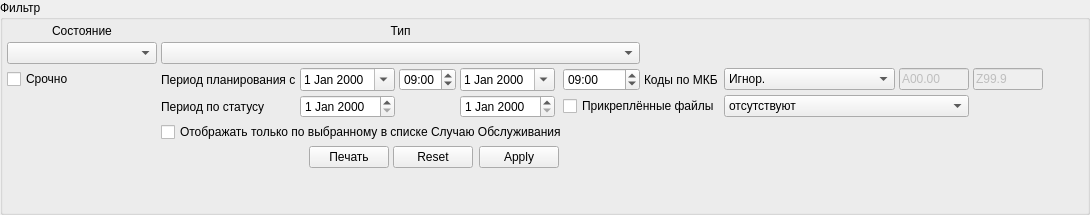
                 <widget class="QGroupBox" name="grbActionFilter">
                  <property name="title">
                   <string>Фильтр</string>
                  </property>
                  <layout class="QGridLayout" name="gridLayout_19">
                   <property name="margin">
                    <number>4</number>
                   </property>
                   <property name="spacing">
                    <number>4</number>
                   </property>
                   <item row="0" column="0">
                    <widget class="QLabel" name="lblFilterActionStatus">
                     <property name="minimumSize">
                      <size>
                       <width>150</width>
                       <height>0</height>
                      </size>
                     </property>
                     <property name="text">
                      <string>Состояние</string>
                     </property>
                     <property name="alignment">
                      <set>Qt::AlignCenter</set>
                     </property>
                    </widget>
                   </item>
                   <item row="0" column="1" colspan="6">
                    <widget class="QLabel" name="lblFilterActionType">
                     <property name="text">
                      <string>Тип</string>
                     </property>
                     <property name="alignment">
                      <set>Qt::AlignCenter</set>
                     </property>
                    </widget>
                   </item>
                   <item row="1" column="0">
                    <widget class="CActionStatusComboBox" name="cmbFilterActionStatus">
                     <property name="enabled">
                      <bool>true</bool>
                     </property>
                     <property name="sizePolicy">
                      <sizepolicy hsizetype="Preferred" vsizetype="Fixed">
                       <horstretch>0</horstretch>
                       <verstretch>0</verstretch>
                      </sizepolicy>
                     </property>
                     <property name="minimumSize">
                      <size>
                       <width>150</width>
                       <height>0</height>
                      </size>
                     </property>
                     <property name="maximumSize">
                      <size>
                       <width>150</width>
                       <height>16777215</height>
                      </size>
                     </property>
                    </widget>
                   </item>
                   <item row="3" column="0">
                    <widget class="QCheckBox" name="chkFilterIsUrgent">
                     <property name="text">
                      <string>Срочно</string>
                     </property>
                    </widget>
                   </item>
                   <item row="3" column="1">
                    <widget class="QLabel" name="label_4">
                     <property name="text">
                      <string>Период планирования с</string>
                     </property>
                    </widget>
                   </item>
                   <item row="3" column="2">
                    <widget class="CDateEdit" name="edtFilterBegDatePlan">
                     <property name="calendarPopup">
                      <bool>true</bool>
                     </property>
                    </widget>
                   </item>
                   <item row="3" column="3">
                    <widget class="QLabel" name="label_6">
                     <property name="text">
                      <string>по</string>
                     </property>
                    </widget>
                   </item>
                   <item row="3" column="4">
                    <widget class="CDateEdit" name="edtFilterEndDatePlan">
                     <property name="calendarPopup">
                      <bool>true</bool>
                     </property>
                    </widget>
                   </item>
                   <item row="7" column="1">
                    <spacer name="verticalSpacer">
                     <property name="orientation">
                      <enum>Qt::Vertical</enum>
                     </property>
                     <property name="sizeHint" stdset="0">
                      <size>
                       <width>20</width>
                       <height>40</height>
                      </size>
                     </property>
                    </spacer>
                   </item>
                   <item row="4" column="2">
                    <widget class="CDateEdit" name="edtFilterBegDateByStatus"/>
                   </item>
                   <item row="4" column="4">
                    <widget class="CDateEdit" name="edtFilterEndDateByStatus"/>
                   </item>
                   <item row="6" column="0" colspan="6">
                    <layout class="QHBoxLayout" name="horizontalLayout_2">
                     <item>
                      <spacer name="horizontalSpacer_6">
                       <property name="orientation">
                        <enum>Qt::Horizontal</enum>
                       </property>
                       <property name="sizeHint" stdset="0">
                        <size>
                         <width>40</width>
                         <height>20</height>
                        </size>
                       </property>
                      </spacer>
                     </item>
                     <item>
                      <widget class="CPrintButton" name="btnPrintActionListVariant">
                       <property name="text">
                        <string>Печать</string>
                       </property>
                      </widget>
                     </item>
                     <item>
                      <widget class="QDialogButtonBox" name="buttonBoxAction">
                       <property name="sizePolicy">
                        <sizepolicy hsizetype="Fixed" vsizetype="Fixed">
                         <horstretch>0</horstretch>
                         <verstretch>0</verstretch>
                        </sizepolicy>
                       </property>
                       <property name="standardButtons">
                        <set>QDialogButtonBox::Apply|QDialogButtonBox::Reset</set>
                       </property>
                      </widget>
                     </item>
                    </layout>
                   </item>
                   <item row="1" column="1" colspan="6">
                    <widget class="CActionTypeComboBox" name="cmbFilterActionType">
                     <property name="enabled">
                      <bool>true</bool>
                     </property>
                    </widget>
                   </item>
                   <item row="3" column="3">
                    <widget class="QTimeEdit" name="edtFilterBegTimePlan">
                     <property name="time">
                      <time>
                       <hour>9</hour>
                       <minute>0</minute>
                       <second>0</second>
                      </time>
                     </property>
                     <property name="displayFormat">
                      <string>HH:mm</string>
                     </property>
                    </widget>
                   </item>
                   <item row="3" column="11">
                    <spacer name="horizontalSpacer_11">
                     <property name="orientation">
                      <enum>Qt::Horizontal</enum>
                     </property>
                     <property name="sizeHint" stdset="0">
                      <size>
                       <width>40</width>
                       <height>20</height>
                      </size>
                     </property>
                    </spacer>
                   </item>
                   <item row="3" column="6">
                    <widget class="QTimeEdit" name="edtFilterEndTimePlan">
                     <property name="time">
                      <time>
                       <hour>9</hour>
                       <minute>0</minute>
                       <second>0</second>
                      </time>
                     </property>
                     <property name="displayFormat">
                      <string>HH:mm</string>
                     </property>
                    </widget>
                   </item>
                   <item row="4" column="1">
                    <widget class="QLabel" name="lblFilterDatesByStatus">
                     <property name="text">
                      <string>Период по статусу</string>
                     </property>
                    </widget>
                   </item>
                   <item row="5" column="1" colspan="6">
                    <widget class="QCheckBox" name="chkFilterActionOnlyEvent">
                     <property name="text">
                      <string>Отображать только по выбранному в списке Случаю Обслуживания</string>
                     </property>
                    </widget>
                   </item>
                   <item row="3" column="8">
                    <widget class="QComboBox" name="cmbFilterActionMKB">
                     <item>
                      <property name="text">
                       <string>Игнор.</string>
                      </property>
                     </item>
                     <item>
                      <property name="text">
                       <string>Интервал</string>
                      </property>
                     </item>
                    </widget>
                   </item>
                   <item row="3" column="7">
                    <widget class="QLabel" name="lblFilterMKBFrom">
                     <property name="text">
                      <string>Коды по МКБ</string>
                     </property>
                    </widget>
                   </item>
                   <item row="3" column="9">
                    <widget class="CICDCodeEdit" name="edtFilterMKBFrom">
                     <property name="enabled">
                      <bool>false</bool>
                     </property>
                     <property name="sizePolicy">
                      <sizepolicy hsizetype="Fixed" vsizetype="Fixed">
                       <horstretch>0</horstretch>
                       <verstretch>0</verstretch>
                      </sizepolicy>
                     </property>
                     <property name="maximumSize">
                      <size>
                       <width>70</width>
                       <height>16777215</height>
                      </size>
                     </property>
                     <property name="inputMask">
                      <string>a00.00; </string>
                     </property>
                     <property name="text">
                      <string>A00.00</string>
                     </property>
                     <property name="maxLength">
                      <number>6</number>
                     </property>
                    </widget>
                   </item>
                   <item row="3" column="10">
                    <widget class="CICDCodeEdit" name="edtFilterMKBTo">
                     <property name="enabled">
                      <bool>false</bool>
                     </property>
                     <property name="sizePolicy">
                      <sizepolicy hsizetype="Fixed" vsizetype="Fixed">
                       <horstretch>0</horstretch>
                       <verstretch>0</verstretch>
                      </sizepolicy>
                     </property>
                     <property name="maximumSize">
                      <size>
                       <width>70</width>
                       <height>16777215</height>
                      </size>
                     </property>
                     <property name="inputMask">
                      <string>a00.00; </string>
                     </property>
                     <property name="text">
                      <string>Z99.9</string>
                     </property>
                     <property name="maxLength">
                      <number>6</number>
                     </property>
                    </widget>
                   </item>
                   <item row="4" column="6" colspan="2">
                    <widget class="QCheckBox" name="chkFileAttachStatus">
                     <property name="text">
                      <string>Прикреплённые файлы</string>
                     </property>
                    </widget>
                   </item>
                   <item row="4" column="8" colspan="2">
                    <widget class="QComboBox" name="cmbFileAttachStatus">
                     <item>
                      <property name="text">
                       <string>отсутствуют</string>
                      </property>
                     </item>
                     <item>
                      <property name="text">
                       <string>неподписанные файлы</string>
                      </property>
                     </item>
                     <item>
                      <property name="text">
                       <string>ожидает подписания за организацию</string>
                      </property>
                     </item>
                     <item>
                      <property name="text">
                       <string>подписаны организацией</string>
                      </property>
                     </item>
                    </widget>
                   </item>
                  </layout>
                 </widget>
